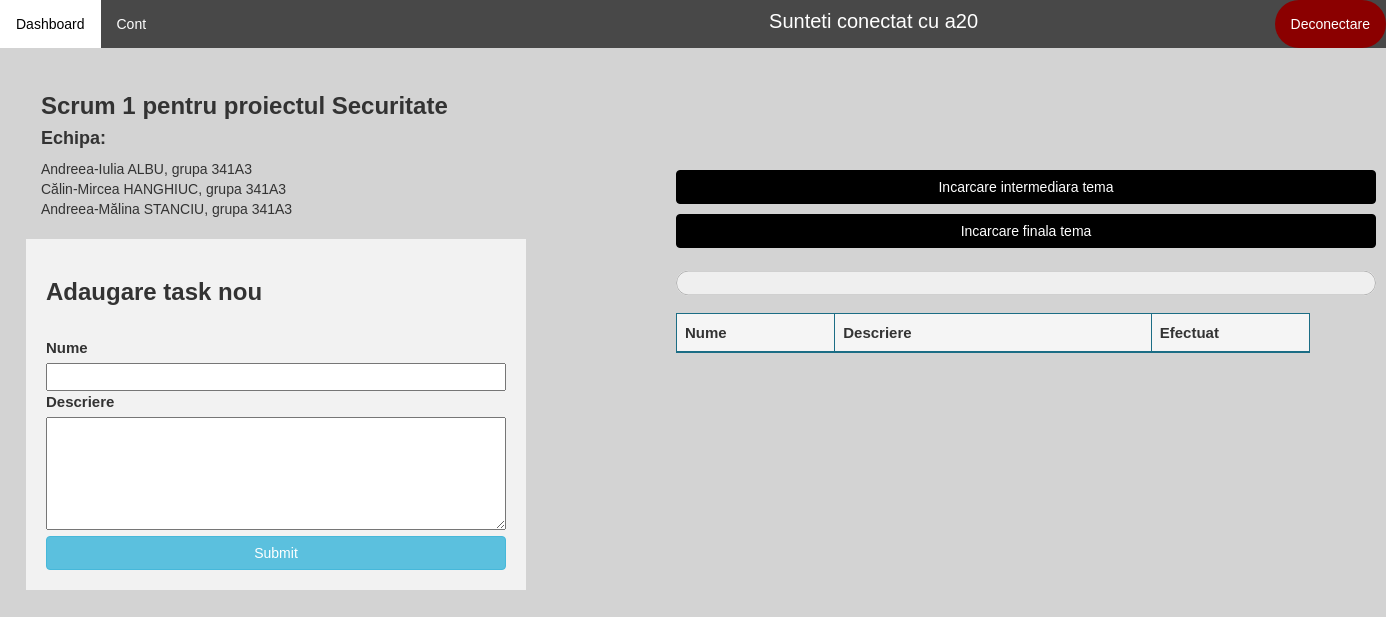
The app's page /disciplina-student/tema/543 (signed in) with its own data.
### application/models.py (models this page shows)
class Tema(models.Model):
    id = models.AutoField(primary_key=True)
    nume = models.CharField(max_length=100, unique=False)
    descriere = models.CharField(max_length=500, null=True)
    proiect = models.ForeignKey(Proiect, on_delete=models.CASCADE, unique=False)

class Proiect(models.Model):
    id = models.AutoField(primary_key=True)
    nume = models.CharField(max_length=100, unique=False)
    data_inregistrare = models.DateField(auto_now_add=True)
    data_intermediara = models.DateField(default=None)
    data_finalizare = models.DateField()
    profesor = models.ForeignKey(Profesor, on_delete=models.CASCADE)
    disciplina = models.ForeignKey(Disciplina, on_delete=models.CASCADE, null=True)
    document = models.CharField(max_length=100, null=True)
    nr_persoane = models.IntegerField(null=True)
    cale = models.CharField(max_length=100, default=None)
    distribuire_teme = models.BooleanField(default=False)

class Student(models.Model):
    id = models.AutoField(primary_key=True)
    utilizator = models.ForeignKey(User, on_delete=models.CASCADE, null=True)
    facultate = models.CharField(max_length=100, null=True)
    ciclu_de_studii = models.CharField(max_length=100, null=True)
    specializare = models.CharField(max_length=50, null=True)
    an_studiu = models.CharField(max_length=20, null=True)
    grupa = models.ForeignKey(Grupa, on_delete=models.CASCADE, null=True)
    teme = models.ManyToManyField(Tema)

class Grupa(models.Model):
    id = models.AutoField(primary_key=True)
    nume = models.CharField(max_length=10, null=True)

### application/decorators.py (the view)
        def wrapper_func(request, *args, **kwargs):
            user_groups = list()
            for group in request.user.groups.all():
                user_groups.append(group.name)
            if allowed_roles[0] in user_groups:
                return view_func(request, *args, **kwargs)
            else:
                return redirect('dashboard')

### application/functions.py (called while the page is built)
def get_user_info(request):
    user = request.user
    user_groups = [group.name for group in user.groups.all()]
    if 'admin' in user_groups:
        user_type = 'admin'
    elif 'studenti' in user_groups:
        user_type = 'student'
    elif 'secretariat' in user_groups:
        user_type = 'secretar'
    else:
        user_type = 'profesor'
    out = {'user': user,
           'user_groups': user_groups,
           'user_type': user_type
           }
    return out

def create_context(request=None, extract_user_info=True):
    if extract_user_info and not request:
        raise ValueError("request must be set if extract_user_info is True")
    out = {}
    if extract_user_info:
        out.update(get_user_info(request))
    return out

### application/templates/application/student/tema.html (shortened to what this page needs)
{% extends 'application/dashboard.html' %}
{% load static %}
{% block article %}
    <link rel="stylesheet" href="{% static 'application/css/tema.css' %}">
        <h1 style="color: #383838; font-size: 70px; padding: 30px; margin-top: -20px"><b>{{ disciplina.nume }}</b></h1>
        <h3 style="margin-top: -30px"><b>{{ tema.nume }} pentru proiectul {{ tema.proiect.nume }}</b></h3><br>
        {% if tema.proiect.nr_persoane > 1%}
            <h4 style="margin-top: -20px"><b>Echipa:</b></h4>
                {% for student in echipa.studenti.all %}
                    {{ student.utilizator.first_name }} {{ student.utilizator.last_name }}, grupa {{ student.grupa.nume }} <br>
                {% endfor %}<br>
        {% endif %}
        <div class="row d-flex justify-content-center" style="width: auto; position: center;">
                <div class="create_task" style="padding: 20px;font-size: 15px">
                <form action="" method="POST" enctype="multipart/form-data">
                    <h3><b>Adaugare task nou</b></h3><br>
                    <label for="nume">Nume</label>
                    <input type="text" name="nume" required><br>
                    <label for="descriere">Descriere</label><br>
                    <textarea name="descriere" rows="5" cols="40" required></textarea><br>
                    <input type="submit" class="btn btn-info" value="Submit">
                </form>
                </div>
                <div style="margin-top: -520px; margin-left: 600px; padding: 50px">
                    {% if data_intermediara %}
                        <form action="{% url 'incarcareIntermediaraTema' tema.id %}">
                            <input type="submit" id="incarcare-tema" class="btn btn-info" value="Incarcare intermediara tema" style="width: 700px;
                                    background-color: black; border-color: black; margin-bottom: 10px; margin-top: 50px">
                        </form>
                    {% else %}
                        <input type="submit" id="incarcare-tema" class="btn btn-info" disabled value="Incarcare tema" style="width: 700px;
                                background-color: black; border-color: black; margin-bottom: 10px">
                    {% endif %}
                    {% if data_finala %}
                        <form action="{% url 'incarcareFinalaTema' tema.id %}">
                            <input type="submit" id="incarcare-tema" class="btn btn-info" value="Incarcare finala tema" style="width: 700px;
                                    background-color: black; border-color: black; margin-bottom: 10px">
                        </form>
                    {% else %}
                        <input type="submit" id="incarcare-tema" class="btn btn-info" disabled value="Incarcare tema" style="width: 700px;
                                background-color: black; border-color: black; margin-bottom: 10px">
                    {% endif %}
                    <progress id="progress" value={{ progresul }}  max="100" style="color: white">{{ progresul }}%</progress>
                    <table class="table table-bordered" id="myTable" style="border-color: #1b6d85; width: 700px">
                        <thead style="background-color: whitesmoke; border-color: #1b6d85; font-size: 15px; width: 60px">
                        <tr  style="border-color: #1b6d85">
                            <th  style="border-color: #1b6d85; width: 25%">Nume</th>
                            <th  style="border-color: #1b6d85; width: 50%">Descriere</th>
                            <th  style="border-color: #1b6d85; width: 25%">Efectuat</th>
                        </tr>
                    </thead>
                </table>
            </div>
        </div>
{% endblock %}

### application/templates/application/main_layout_application.html (shortened to what this page needs)
{% extends 'main_layout.html' %}
{% load static %}
{% block header %}
    <link rel="stylesheet" href="{% static 'application/css/main_layout_application.css' %}">
        <ul class="topnav">
            <li><a href="{% url 'dashboard' %}">Dashboard</a></li>
            <li><a href="{% url 'account' %}">Cont</a>
            <li style="padding: 7px; color: white; font-size: 20px; margin-left: 600px">Sunteti conectat cu {{ request.user.username }}</li>
            <li class="right"><a class="logout" href="{% url 'logout' %}">Deconectare</a></li>
        </ul>
{% endblock %}

### application/static/application/css/main_layout_application.css (style rules this page uses)
body { font-family: Arial, Helvetica, sans-serif; }
body { margin: 0; background-color: lightgray; font-family: Arial, Helvetica, sans-serif; }
ul.topnav { list-style-type: none; margin: 0; padding: 0; overflow: hidden; background-color: #484848; }
ul.topnav li { float: left; }
ul.topnav li a { display: block; color: white; text-align: center; padding: 14px 16px; text-decoration: none; }
ul.topnav li.right { background-color: darkred; float: right; border-radius: 50px; }

### application/static/application/css/tema.css (style rules this page uses)
.create_task { background-color: #f2f2f2; width: 500px; }
.create_task input { width: 100%; clear: both; }
textarea { width: 100%; }
td, th { width: 25%; }
progress { height: 50px; width: 700px; }
#incarcare-tema { width: 700px; }

### records on screen
Tema: nume "Scrum 1", proiect.nume "Securitate"
Student: utilizator.first_name "Andreea-Iulia", utilizator.last_name "ALBU", grupa.nume "341A3"
Student: utilizator.first_name "Călin-Mircea", utilizator.last_name "HANGHIUC", grupa.nume "341A3"
Student: utilizator.first_name "Andreea-Mălina", utilizator.last_name "STANCIU", grupa.nume "341A3"

### other values on screen
{{ request.user.username }} "a20"
